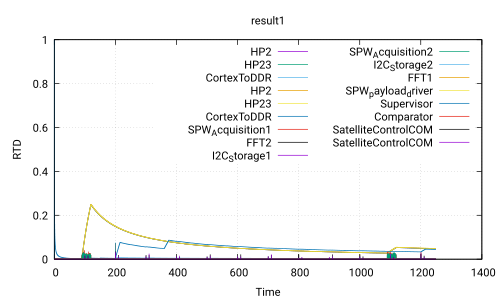

Write the gnuplot code that produced this figure.
 set title 'result1'
 set ylabel 'RTD'
 set xlabel 'Time'
 set grid
 set term pdf
 set output 'Use_case_DoubleCamera_Safety.ATIPPIC.executable360.0_0.0.pdf'
 plot 'Use_case_DoubleCamera_Safety.ATIPPIC.executable360.0_0.0.csv' using 1:2 with lines title 'HP2','Use_case_DoubleCamera_Safety.ATIPPIC.executable360.0_0.0.csv' using 1:3 with lines title 'HP23','Use_case_DoubleCamera_Safety.ATIPPIC.executable360.0_0.0.csv' using 1:4 with lines title 'CortexToDDR','Use_case_DoubleCamera_Safety.ATIPPIC.executable360.0_0.0.csv' using 1:5 with lines title 'HP2','Use_case_DoubleCamera_Safety.ATIPPIC.executable360.0_0.0.csv' using 1:6 with lines title 'HP23','Use_case_DoubleCamera_Safety.ATIPPIC.executable360.0_0.0.csv' using 1:7 with lines title 'CortexToDDR','Use_case_DoubleCamera_Safety.ATIPPIC.executable360.0_0.0.csv' using 1:8 with lines title 'SPW_Acquisition1','Use_case_DoubleCamera_Safety.ATIPPIC.executable360.0_0.0.csv' using 1:9 with lines title 'FFT2','Use_case_DoubleCamera_Safety.ATIPPIC.executable360.0_0.0.csv' using 1:10 with lines title 'I2C_Storage1','Use_case_DoubleCamera_Safety.ATIPPIC.executable360.0_0.0.csv' using 1:11 with lines title 'SPW_Acquisition2','Use_case_DoubleCamera_Safety.ATIPPIC.executable360.0_0.0.csv' using 1:12 with lines title 'I2C_Storage2','Use_case_DoubleCamera_Safety.ATIPPIC.executable360.0_0.0.csv' using 1:13 with lines title 'FFT1','Use_case_DoubleCamera_Safety.ATIPPIC.executable360.0_0.0.csv' using 1:14 with lines title 'SPW_payload_driver','Use_case_DoubleCamera_Safety.ATIPPIC.executable360.0_0.0.csv' using 1:15 with lines title 'Supervisor','Use_case_DoubleCamera_Safety.ATIPPIC.executable360.0_0.0.csv' using 1:16 with lines title 'Comparator','Use_case_DoubleCamera_Safety.ATIPPIC.executable360.0_0.0.csv' using 1:17 with lines title 'SatelliteControlCOM','Use_case_DoubleCamera_Safety.ATIPPIC.executable360.0_0.0.csv' using 1:18 with lines title 'SatelliteControlCOM'
